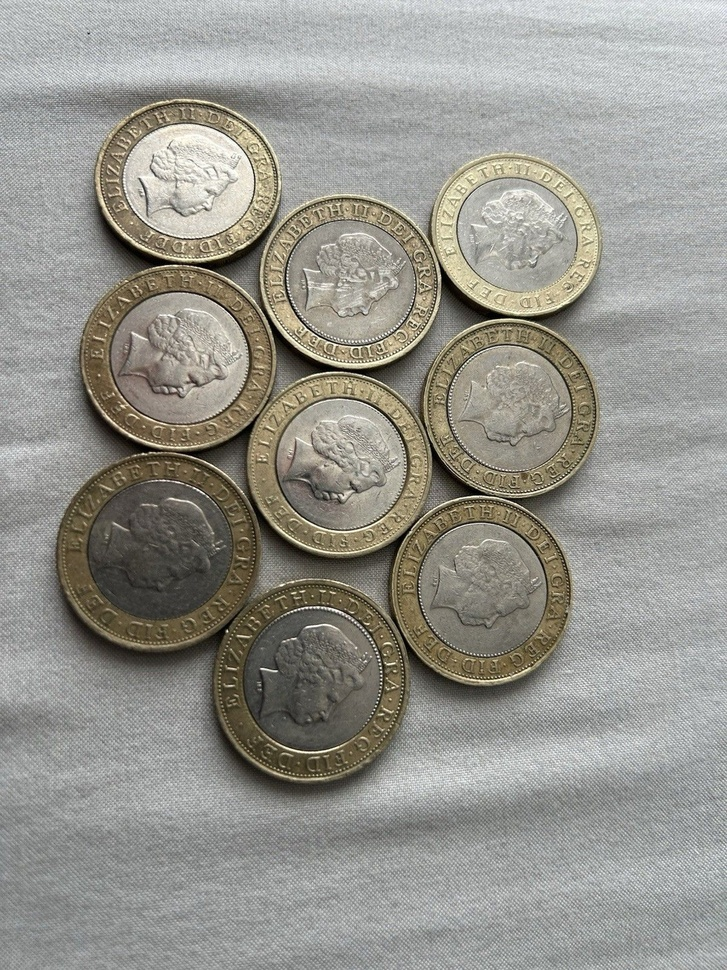
#> input picture EDGE DECTION , FEATURE EXTRACTION AND SEGMENTATION/Photos/coins.jpg, 727 x 970 px, shrunk from 1200 x 1600 before the run
$ python watershed_segmentation.py
#> lines starting #> are read from the running program, lines starting #| are printed output that depends on the picture; after the words box and inside, x2 and y2 are one past the last pixel; in counts of white or black regions, pixels touching at a corner belong together
import cv2
import numpy as np
import matplotlib.pyplot as plt
from IPython.display import Image, display

def imshow(img):
    # Safety Check: Did the image actually load?
    if img is None:
        print("❌ ERROR: The image file was not found. Check your folder path!")
        return
    cv2.imshow('Coin Image', img)
    cv2.waitKey(0) # This keeps the window open until you press a key
    cv2.destroyAllWindows()

    ret, encoded = cv2.imencode(".jpg", img)
    display(Image(encoded))

# Try to load the image
img = cv2.imread("Photos/coins.jpg")
#> img is the input picture: shape (970, 727, 3); mean B, G, R 141.4, 148.4, 149.6

# If it's not in the Photos folder, try the main folder
if img is None:
    img = cv2.imread("coins.jpg")
#image grayscale conversion
gray = cv2.cvtColor(img, cv2.COLOR_BGR2GRAY)
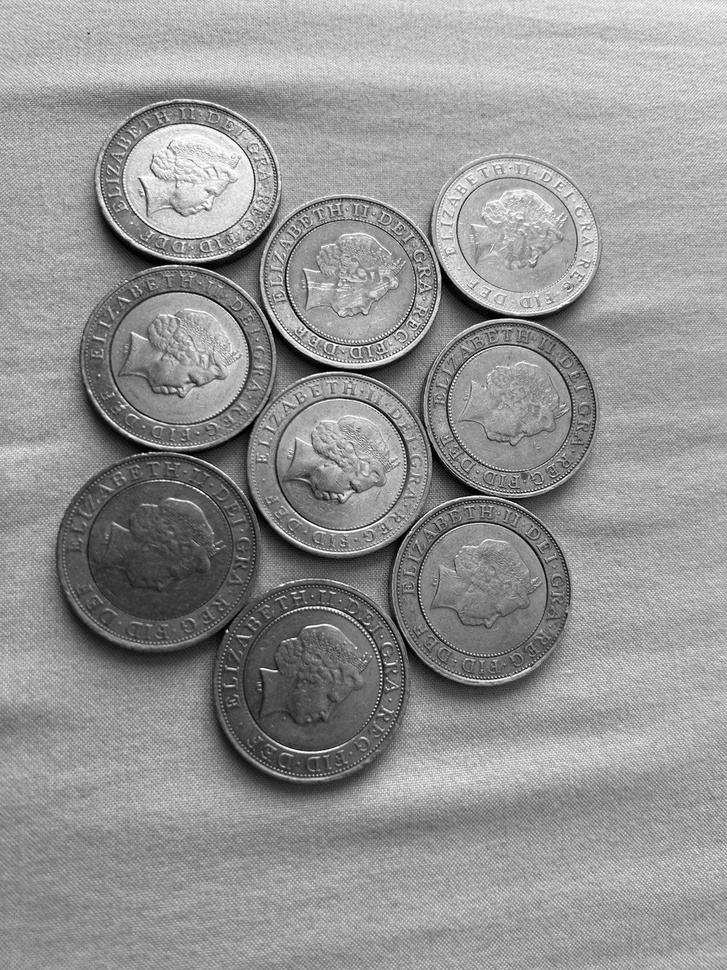
#> gray: shape (970, 727); min 0, max 255, mean 147.9
imshow(gray)

#Threshold Processing
ret, bin_img = cv2.threshold(gray,
                             0, 255,
                             cv2.THRESH_BINARY_INV + cv2.THRESH_OTSU)
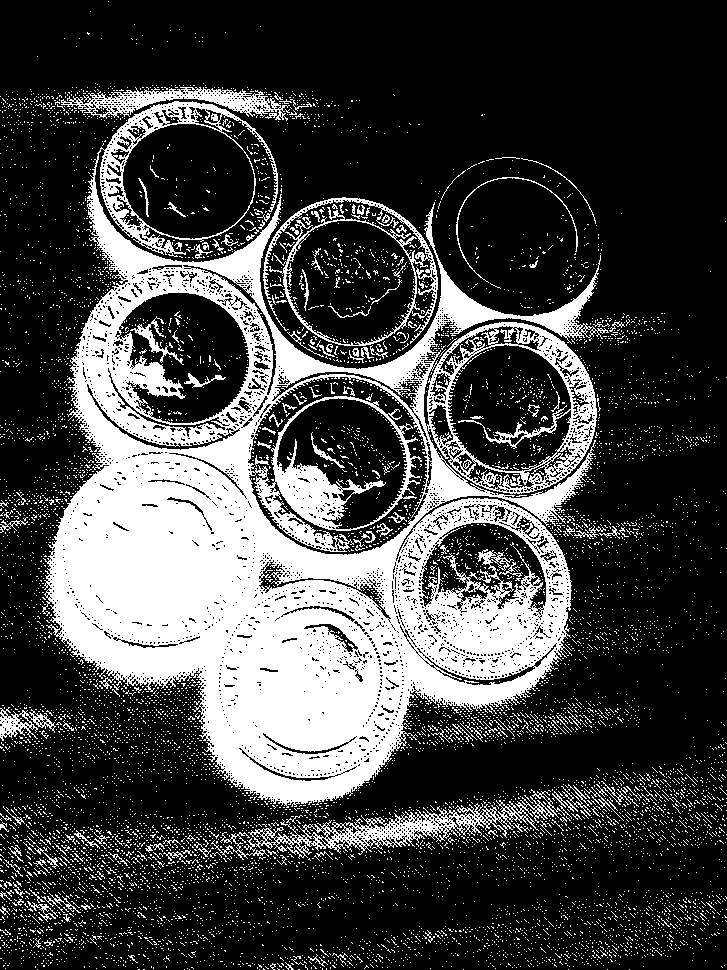
#> bin_img: shape (970, 727); 26.7% white; 8659 white regions (8503 under 20 px), largest, box (x1, y1, x2, y2) and area: (42, 101, 609, 808) 151231, (244, 789, 565, 859) 4559, (263, 197, 438, 346) 3067
#> ret = 129
imshow(bin_img)

# noise removal
kernel = cv2.getStructuringElement(cv2.MORPH_RECT, (3, 3))
bin_img = cv2.morphologyEx(bin_img,
                           cv2.MORPH_OPEN,
                           kernel,
                           iterations=2)
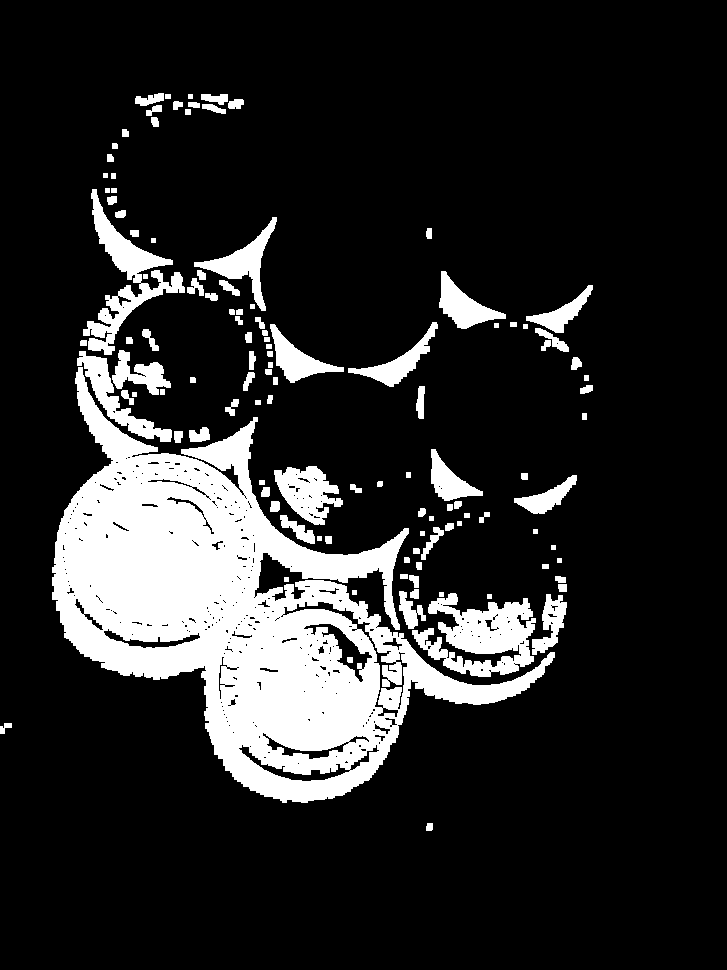
#> bin_img: shape (970, 727); 16% white; 119 white regions, largest, box (x1, y1, x2, y2) and area: (52, 367, 555, 803) 78994, (412, 593, 536, 677) 5670, (83, 189, 185, 355) 4426
imshow(bin_img)

# Run the function
imshow(img)

$ run again, with EDGE DECTION , FEATURE EXTRACTION AND SEGMENTATION/Photos/bigdog.jpg copied over EDGE DECTION , FEATURE EXTRACTION AND SEGMENTATION/Photos/coins.jpg
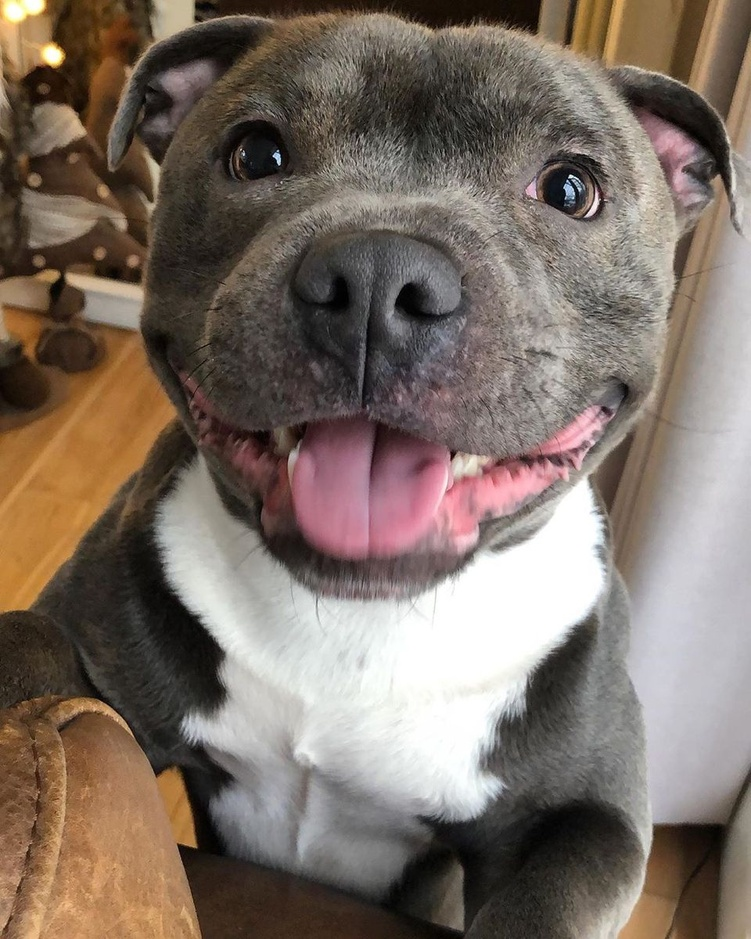
#> input picture EDGE DECTION , FEATURE EXTRACTION AND SEGMENTATION/Photos/bigdog.jpg, 751 x 939 px, shrunk from 960 x 1200 before the run
#> img is the input picture: shape (939, 751, 3); mean B, G, R 101.2, 111.3, 125
#> `ret, bin_img = cv2.threshold(gray, 0, 255, cv2.THRESH_BINARY_INV + cv2..`:
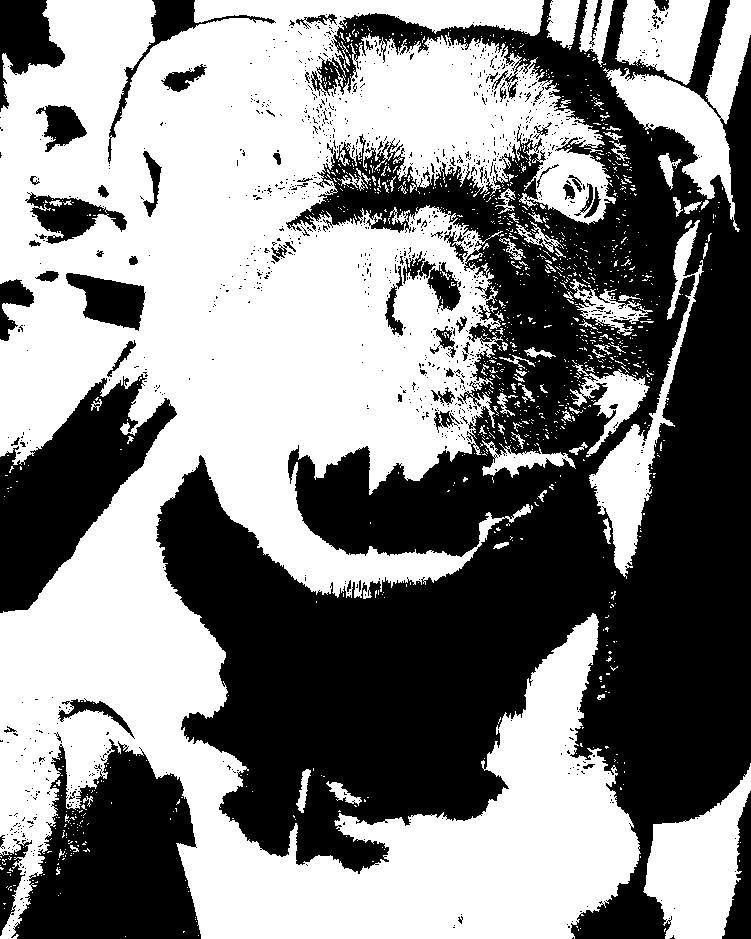
#> bin_img: shape (939, 751); 52.9% white; 1188 black regions (1115 under 20 px), largest, box (x1, y1, x2, y2) and area: (156, 0, 751, 939) 261245, (11, 739, 201, 939) 24706, (0, 374, 177, 613) 19183
#> ret = 117
#> `bin_img = cv2.morphologyEx(bin_img, cv2.MORPH_OPEN, kernel, iterations..`:
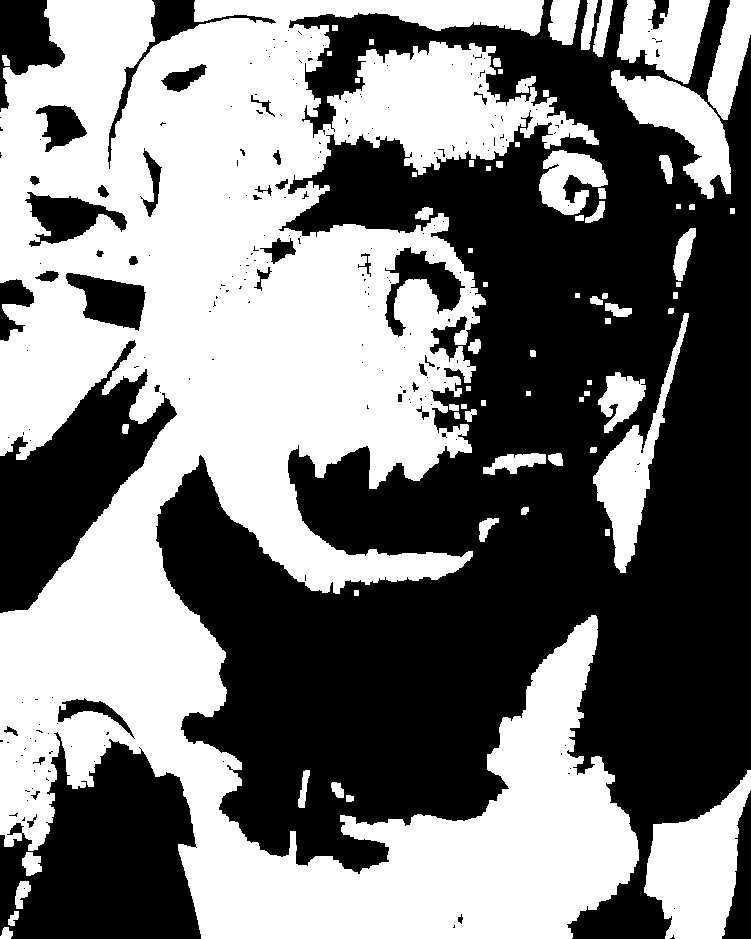
#> bin_img: shape (939, 751); 48.6% white; 71 white regions, largest, box (x1, y1, x2, y2) and area: (0, 0, 639, 939) 299763, (644, 770, 751, 939) 10312, (611, 70, 731, 199) 6278

$ run again, with EDGE DECTION , FEATURE EXTRACTION AND SEGMENTATION/Photos/bigdog1.jpg copied over EDGE DECTION , FEATURE EXTRACTION AND SEGMENTATION/Photos/coins.jpg
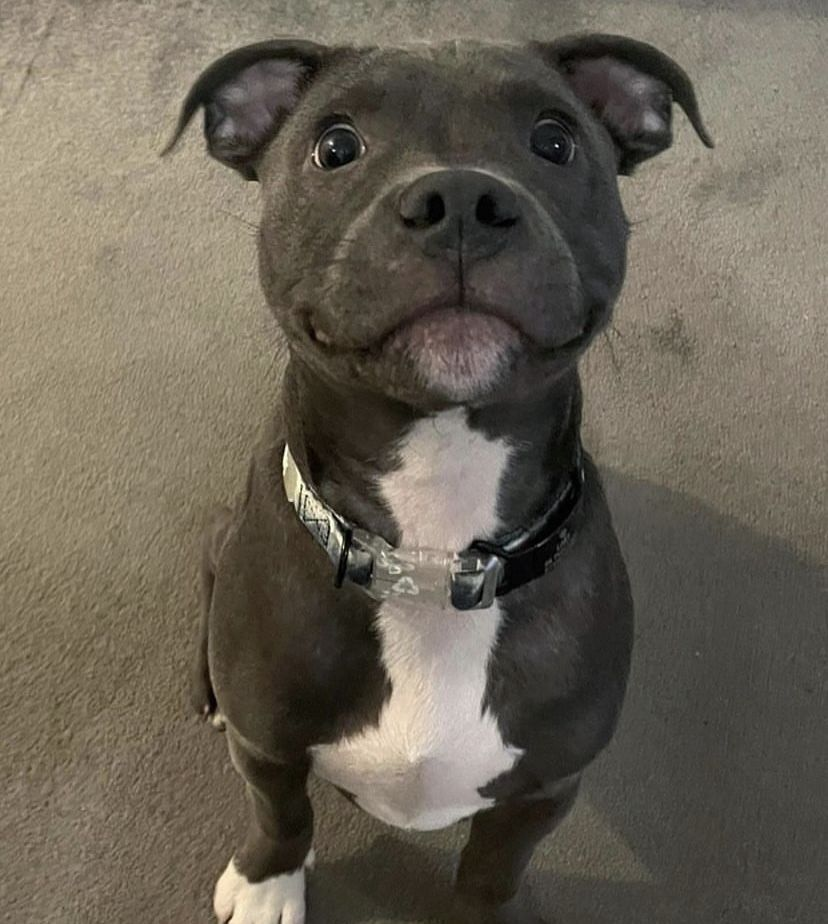
#> input picture EDGE DECTION , FEATURE EXTRACTION AND SEGMENTATION/Photos/bigdog1.jpg, 828 x 924 px
#> img is the input picture: shape (924, 828, 3); mean B, G, R 85.1, 97.8, 104.8
#> `ret, bin_img = cv2.threshold(gray, 0, 255, cv2.THRESH_BINARY_INV + cv2..`:
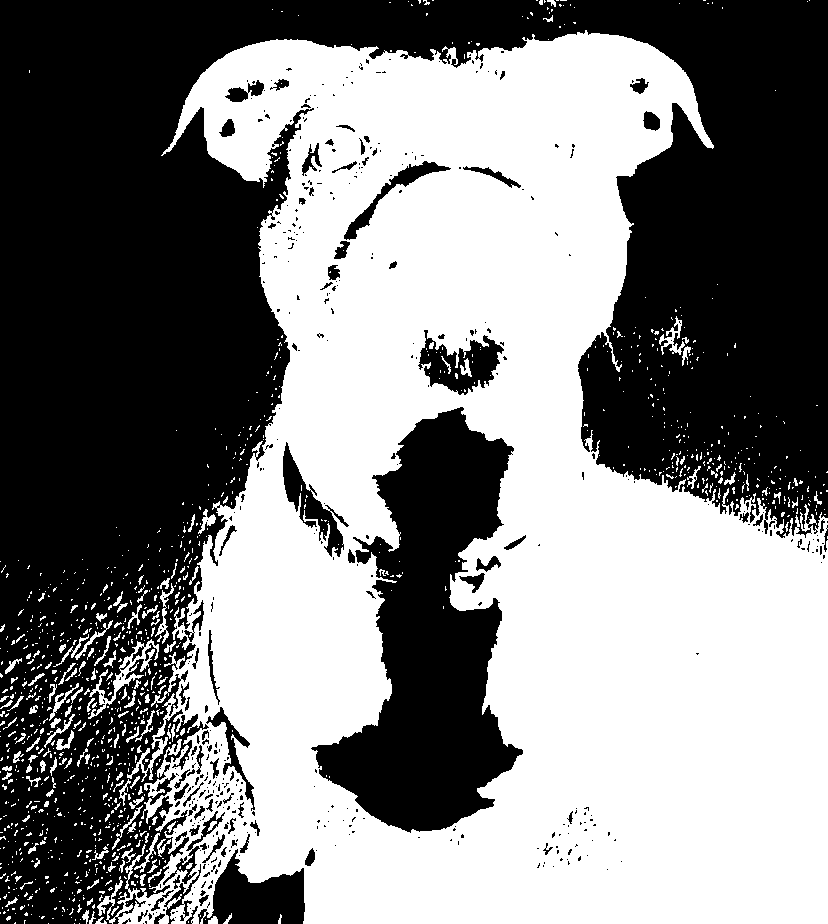
#> bin_img: shape (924, 828); 51.2% white; 444 black regions (357 under 20 px), largest, box (x1, y1, x2, y2) and area: (0, 0, 828, 924) 306986, (311, 407, 523, 833) 46389, (198, 849, 305, 924) 4529
#> ret = 99
#> `bin_img = cv2.morphologyEx(bin_img, cv2.MORPH_OPEN, kernel, iterations..`:
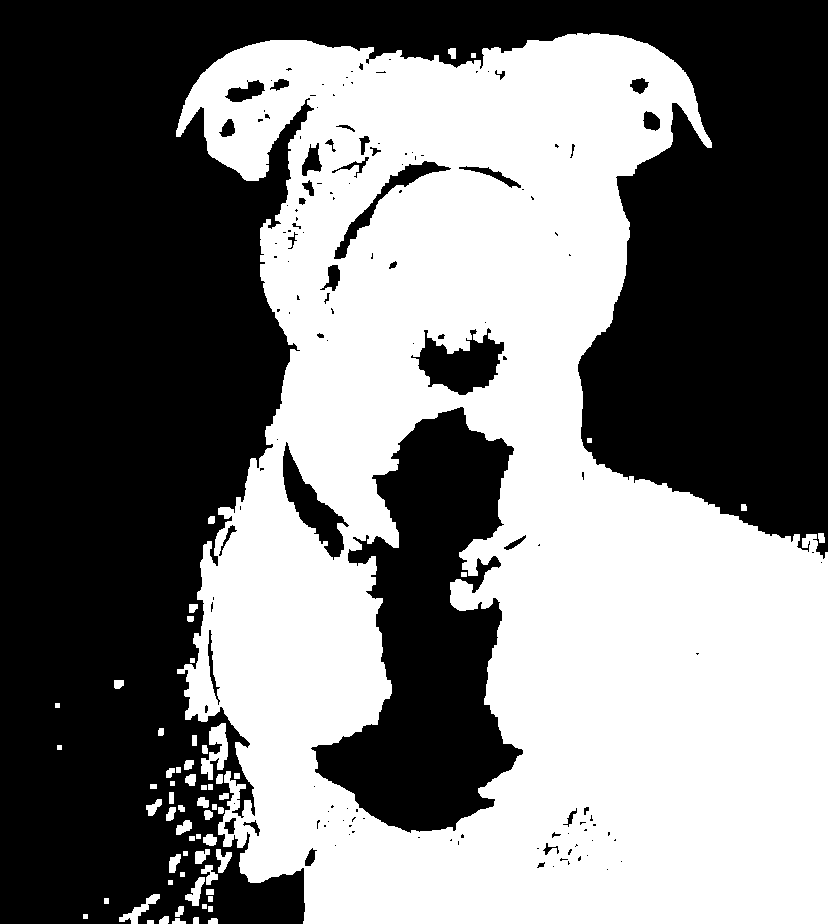
#> bin_img: shape (924, 828); 47.9% white; 62 white regions, largest, box (x1, y1, x2, y2) and area: (176, 33, 828, 924) 361660, (201, 723, 228, 780) 780, (119, 894, 160, 924) 367
